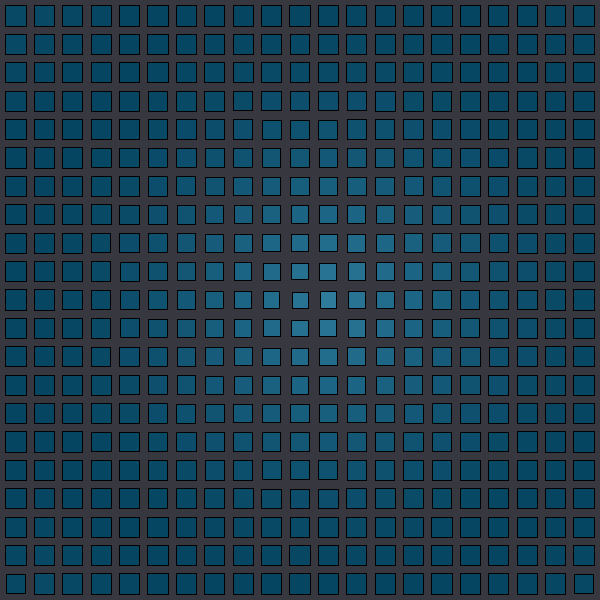
Frame 1 (no input)
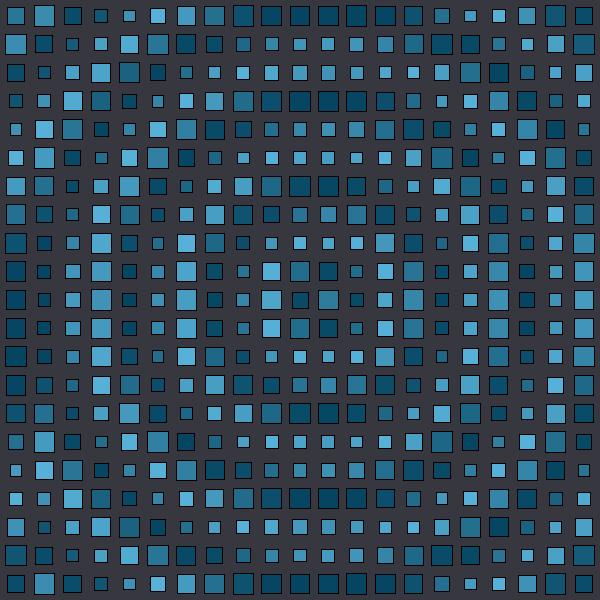
Frame 60 (the mouse pressed at the canvas centre just before this capture)
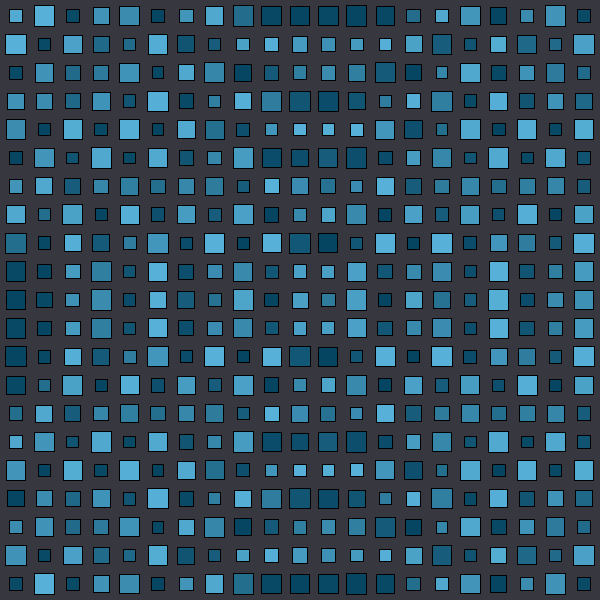
Frame 120 (the mouse held since frame 60 and released just before this capture)

The Processing sketch that drew these frames (run headless with seeded random() and noise(); from frame 60 on, the mouse is pressed at the canvas centre):

// Processing sketch: sinSquares
// ── sinSquares.pde
Squares[] squares;
color c1 = color(86, 176, 215);
color c2 = color(5, 69, 97);
color color1;
float squareSize = 16;
float padding = 29;
float margin = 16;
float rippleSpeed = 0.013;
PVector centerPos;
PVector squarePosition;
color lerpedColor;
int squareArrayLength;


void setup(){
  translate(width/2, height/2);
  size (600, 600);
  squareArrayLength = 441;
  squares = new Squares[squareArrayLength];
  centerPos = new PVector(width/2, height/2);
  resetSquares();
  
}

void draw(){ 
  background(55, 55, 64);
  imageMode(CENTER);
  
  for(int i = 0; i < squares.length; i++){
    squares[i].display();
    squares[i].animate();
  }



}

class Squares {
  float freq = 0.005;
  float amp = 4.26;
  float rippleSpeed = 0.013;
  float startingSize = 16.667;
  float margin = 16;
  
  float xPos;
  float yPos;
  float xSize;
  float ySize;
  float index;
  
  float distanceFromCenter;

  Squares(color tempColor1, float tempXpos, float tempYpos, float tempXsize, float tempYsize, float tempIndex){
    color1 = tempColor1;
    xPos = tempXpos;
    yPos = tempYpos;
    xSize = tempXsize;
    ySize = tempYsize;
    index = tempIndex;
    
  }
  
  void display(){
    fill(color1);
    imageMode(CENTER);
    rectMode(CENTER);
    rect(xPos, yPos, xSize, ySize);
  }
  
  void animate(){
    squarePosition = new PVector(xPos, yPos);
    distanceFromCenter = PVector.dist(squarePosition, centerPos);
    //println(squarePosition);
    
    //color stuff
    lerpedColor = lerpColor(c1, c2, 0.5*sin(millis() * freq * distanceFromCenter * rippleSpeed) + .5);
    color1 = lerpedColor;
    
    //Oscillate
    xSize = sin(millis() * freq * distanceFromCenter * rippleSpeed) * amp + squareSize;
    ySize = xSize;
  }

}

void resetSquares() {
  //first, clear the squares array 
  //squares = [];

  //then, calculate how many squares to create:
  int numberX = ceil((width-margin) / padding);
  int numberY = ceil((height-margin) / padding);
  squareArrayLength = numberX * numberY;

  //int numberX = 29;
  //int numberY = 29;

  // re-intialize the squares, and lay them out in a grid
  for (int j = 0; j < numberY; j++) {
    for (int i = 0; i < numberX; i++) {
      int index = i + (j * numberX);
      float xPos = (i) * padding;
      float yPos = (j) * padding;
      xPos = map(xPos, 0, padding*(numberX-1), margin, width-margin);
      yPos = map(yPos, 0, padding*(numberY-1), margin, height-margin);
      //println(xPos);
      
      squares[index] = new Squares(c1, xPos, yPos, squareSize, squareSize, index);
      println(index);
      
    }
  }

  //Draw and update them before leaving reset squares function, for live update to work
  for (int i = 0; i < squares.length; i++) {
    squares[i].display();
    squares[i].animate();
  }
}
